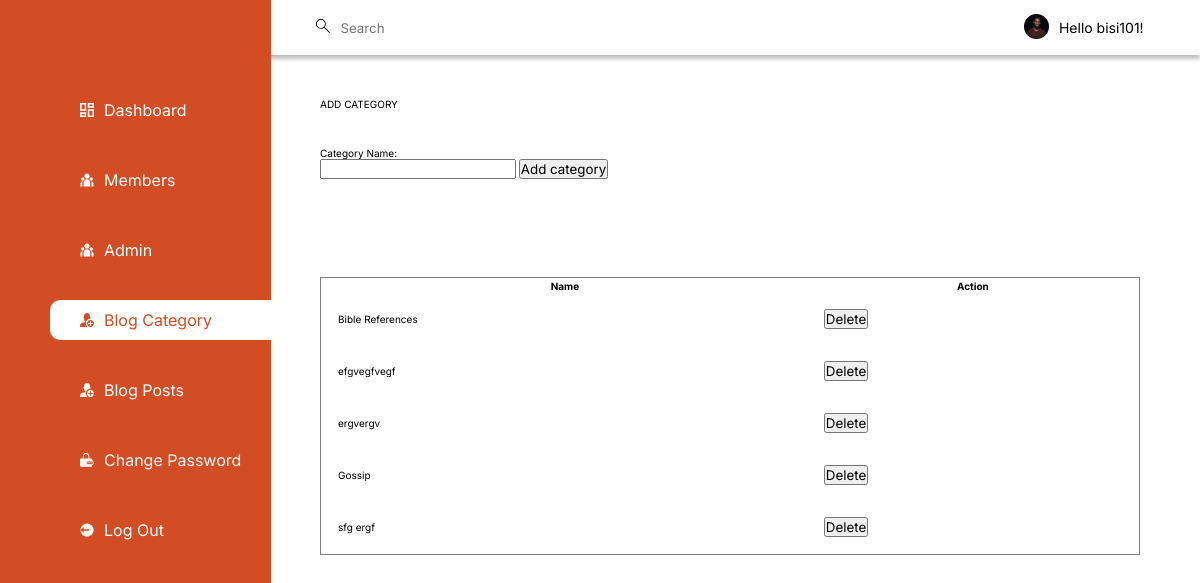
Screenshot of /category.php (signed in) with the database file from the repository.
### tables this page shows
CREATE TABLE `registration` (
  `id` int(10) NOT NULL,
  `firstname` varchar(80) NOT NULL,
  `lastname` varchar(80) NOT NULL,
  `email` varchar(80) NOT NULL,
  `username` varchar(40) DEFAULT NULL,
  `password` varchar(80) NOT NULL,
  `gender` varchar(6) NOT NULL,
  `usertype` varchar(10) DEFAULT 'user'
);

CREATE TABLE `categories` (
  `id` int(10) NOT NULL,
  `cat_name` varchar(100) NOT NULL
);

### fns.php (called while the page is built, shortened)
<?php
function get_userid($email)
{
    global $conn;
    $query = "select * from registration where email = '$email'";
    $result = mysqli_query($conn,$query);
    $row = mysqli_fetch_array($result);
    return $row['username'];
}
?>

### category.php (the view, shortened to what this page needs)
<?php
include('connect.php');
require_once('fns.php');
?>
<!DOCTYPE html>
<html lang="en">
  <head>
    <link rel="stylesheet" href="css/style.css" />
  </head>
  <body class="">
    <div class="content">
      <nav class="sidebar__nav">
        <ul class="sidebar__nav-list">
          <li class="sidebar__nav-item">
            <a href="dashboard.php" class="sidebar__nav-link">
              <svg class="icon icon-xsmall">
                <use xlink:href="img/sprite.svg#icon-dashbord_icon"></use>
              </svg>
              <span>Dashboard</span>
            </a>
          </li>
          <li class="sidebar__nav-item">
            <a href="members.php" class="sidebar__nav-link">
              <svg class="icon icon-xsmall">
                <use xlink:href="img/sprite.svg#icon-member_icon"></use>
              </svg>
              <span>Members</span>
            </a>
          </li>
          <li class="sidebar__nav-item">
            <a href="admin.php" class="sidebar__nav-link">
              <svg class="icon icon-xsmall">
                <use xlink:href="img/sprite.svg#icon-member_icon"></use>
              </svg>
              <span>Admin</span>
            </a>
          </li>
          <li class="sidebar__nav-item active">
            <a href="category.php" class="sidebar__nav-link">
              <svg class="icon icon-xsmall">
                <use xlink:href="img/sprite.svg#icon-admin_icon"></use>
              </svg>
              <span>Blog Category</span>
            </a>
          </li>
<li class="sidebar__nav-item">
            <a href="post.php" class="sidebar__nav-link">
              <svg class="icon icon-xsmall">
                <use xlink:href="img/sprite.svg#icon-admin_icon"></use>
              </svg>
              <span>Blog Posts</span>
            </a>
          </li>
          <li class="sidebar__nav-item">
            <a href="change-password.php" class="sidebar__nav-link">
              <svg class="icon icon-xsmall">
                <use xlink:href="img/sprite.svg#icon-lock_icon"></use>
              </svg>
              <span>Change Password</span>
            </a>
          </li>
          <li class="sidebar__nav-item">
            <a href="logout.php" class="sidebar__nav-link">
              <svg class="icon icon-xsmall">
                <use xlink:href="img/sprite.svg#icon-logout_icon"></use>
              </svg>
              <span>Log Out</span>
            </a>
          </li>
        </ul>
      </nav>
      <main class="content__main">
        <header class="header">
          <form action="#" class="header__form">
            <button type="submit" class="header__form-search">
              <svg class="icon icon-xsmall">
                <use xlink:href="img/sprite.svg#icon-search_icon"></use>
              </svg>
            </button>
            <input class="header__form-input" type="text" placeholder="Search">
          </form>
          <div class="profile">
            <div class="profile__box"><img src="img/profile.png" alt="Profile Photo"></div>
            <span>Hello <?php echo get_userid($_SESSION['valid_user']); ?>!</span>
          </div>
        </header>
        <div class="content__body">
          <div class="content__container">
          ADD CATEGORY <br>
         <form action="proc-cat.php" method = "post">
      Category Name:<br>
      <input type = "text" name="cat_name">
      <input type="submit" value="Add category">
</form>
         <br><br>
         <table style="border-width:1px; border-style:solid;">
              <thead>
                  <tr>
                      <th>Name</th>
                      <?php if($_SESSION['privilege'] == 'admin')
                      {
                        ?>
                      <th>Action</th>
                      <?php } ?>
                  </tr>
              </thead>
              <tbody>
<?php
$query = "select * from categories";
$result = mysqli_query($conn,$query);
$num_record = mysqli_num_rows($result);
for($i=0; $i<$num_record; $i++)
{
$row = mysqli_fetch_array($result);
?>
                <tr>
                    <td><?php echo $row['cat_name']; ?>
                      </td>
                      <?php if($_SESSION['privilege'] == 'admin')
                      {
                        ?>
                      <td>
                      <a href="delete-category.php?id=<?php echo $row['id']; ?>" onclick="return confirm('Are you sure you want to delete <?php echo $row['category_name']; ?>?');"><button>Delete</button></a>
 </td>
                      <?php } ?>
                </tr>
               <?php } ?>
              </tbody>
          </table>
        </div>
    </div>
  </body>
</html>

### css/style.css (style rules this page uses)
:root { --primary-color: #d24d24;--primary-color-light: #fff;--secondary-color: #000;--tertiary-color: #eff8ff;--text-color-1: #655d5d;--text-color-2: #615c5c;--text-color-3: #f8e9df;--text-color-4: rgba(37, 44, 50, 1);--light-pink: #ffe4e4;--transition: 0.25s ease-in-out;--radius: 1rem;--shadow: 0px 4px 4px 0px rgba(0, 0, 0, 0.25) }
*,*:before,*:after { padding:0;margin:0;box-sizing:inherit;font-family:inherit }
html { font-size:62.5%;scroll-behavior:smooth }
body { font-family:"Inter", sans-serif;box-sizing:border-box }
.icon { display:inline-block;width:1em;height:1em;stroke-width:0;stroke:currentColor;fill:currentColor }
.icon-xsmall { width:1.4rem;height:1.4rem }
.header { background-color:var(--primary-color-light);flex-basis:5.5rem;box-shadow:var(--shadow);display:flex;align-items:center;justify-content:space-between;padding-inline:6% }
.header__form { display:flex;align-items:center }
.header__form-search { background:transparent;border:none;margin-right:1rem }
.header__form-input { border:none;outline:none }
.sidebar__nav { background-color:var(--primary-color);flex-basis:27.8rem;height:120vh }
@media screen and (min-width: 56.25em) { .sidebar__nav { position:fixed } }
.sidebar__nav-list { margin-top:9rem;margin-left:5rem;list-style:none;display:flex;flex-direction:column;gap:3rem }
.sidebar__nav-item { color:var(--primary-color-light);border-radius:1rem 0 0 1rem }
.sidebar__nav-item:hover,.sidebar__nav-item.active { background-color:var(--primary-color-light);color:var(--primary-color) }
.sidebar__nav-link { padding:1rem 3rem;font-size:1.6rem;display:flex;align-items:center;gap:1rem;text-decoration:none;color:inherit }
.sidebar__nav-link span { white-space:nowrap }
.content { display:flex }
.content__main { flex-grow:1;display:flex;flex-direction:column }
@media screen and (min-width: 56.25em) { .content__main { margin-left:26rem } }
.content__container { margin-block:4.3rem;margin-inline:5vw;height:100%;display:flex;flex-direction:column;gap:3.7rem }
.profile { display:flex;align-items:center;gap:1rem;font-size:1.4rem }
table td { padding: 15px; }

### rows the page displays
registration: username "bisi101"
categories: cat_name "Bible References"
categories: cat_name "efgvegfvegf"
categories: cat_name "ergvergv"
categories: cat_name "Gossip"
categories: cat_name "sfg ergf"
